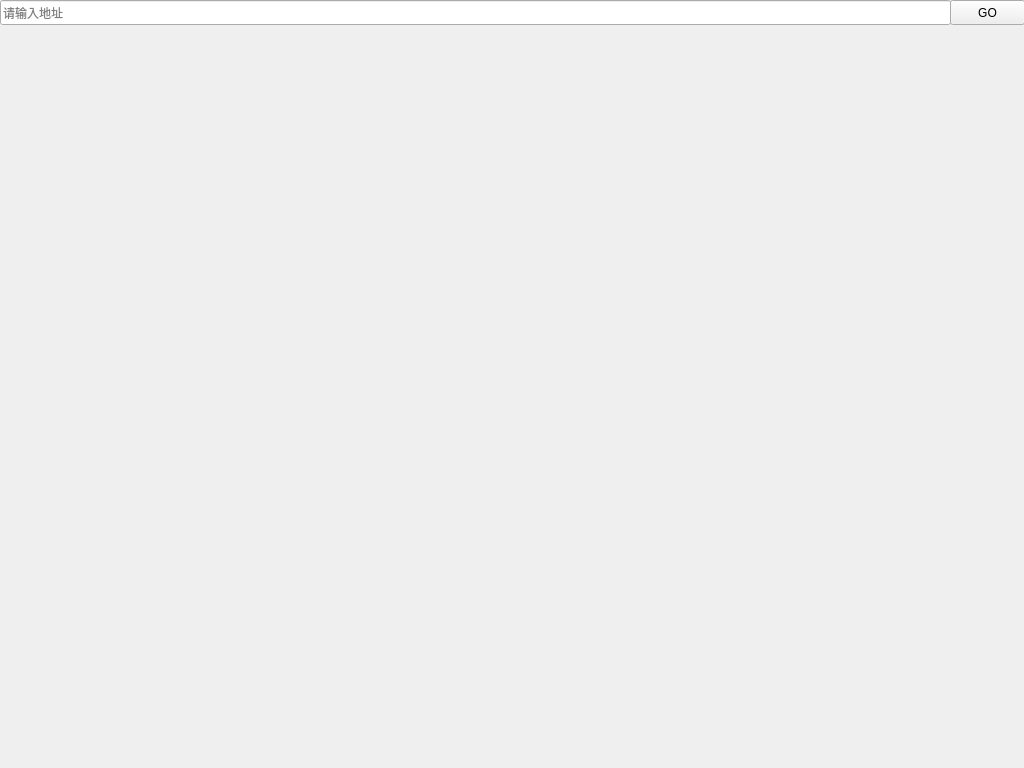
<?xml version="1.0" encoding="UTF-8"?>
<ui version="4.0">
 <class>MainWindow</class>
 <widget class="QMainWindow" name="MainWindow">
  <property name="geometry">
   <rect>
    <x>0</x>
    <y>0</y>
    <width>1024</width>
    <height>768</height>
   </rect>
  </property>
  <property name="windowTitle">
   <string>MainWindow</string>
  </property>
  <widget class="QWidget" name="centralWidget">
   <widget class="QLineEdit" name="address_edit">
    <property name="geometry">
     <rect>
      <x>0</x>
      <y>0</y>
      <width>951</width>
      <height>25</height>
     </rect>
    </property>
    <property name="placeholderText">
     <string>请输入地址</string>
    </property>
   </widget>
   <widget class="QPushButton" name="go_button">
    <property name="geometry">
     <rect>
      <x>950</x>
      <y>0</y>
      <width>75</width>
      <height>25</height>
     </rect>
    </property>
    <property name="text">
     <string>GO</string>
    </property>
   </widget>
  </widget>
 </widget>
 <layoutdefault spacing="6" margin="11"/>
 <resources/>
 <connections/>
</ui>
